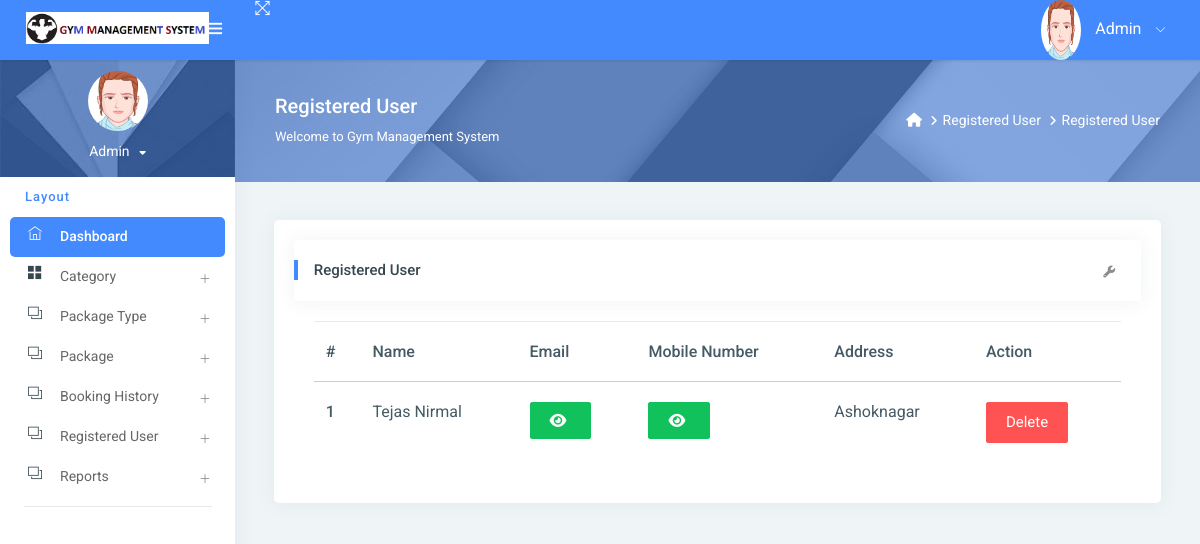
/reg_user/ (signed in), run on the app's committed database.
### gym/models.py (models this page shows, shortened)
class Signup(models.Model):
    user = models.ForeignKey(User, on_delete=models.CASCADE, null=True)
    mobile = models.CharField(max_length=15, null=True)
    state = models.CharField(max_length=150, null=True)
    city = models.CharField(max_length=150, null=True)
    address = models.CharField(max_length=200, null=True)
    creationdate = models.DateTimeField(auto_now_add=True)

### gym/views.py (the view)
# urls.py: path('reg_user/', reg_user, name="reg_user"),
@login_required(login_url='/admin_login/')
def reg_user(request):
    data = Signup.objects.all()
    d = {'data': data}
    return render(request, "admin/reg_user.html", locals())

### gym/templates/admin/reg_user.html (shortened to what this page needs)
{% extends 'admin_base.html' %}
{% load static %}
{% block main %}
<link rel="stylesheet" href="https://cdnjs.cloudflare.com/ajax/libs/font-awesome/6.2.0/css/all.min.css" />
<div class="page-header">
    <div class="page-block">
        <div class="row align-items-center">
            <div class="col-md-8">
                <div class="page-header-title">
                    <h5 class="m-b-10">Registered User</h5>
                    <p class="m-b-0">Welcome to Gym Management System</p>
                </div>
            </div>
            <div class="col-md-4">
                <ul class="breadcrumb-title">
                    <li class="breadcrumb-item">
                        <a href="{% url 'admin_home' %}"> <i class="fa fa-home"></i> </a>
                    </li>
                    <li class="breadcrumb-item"><a href="">Registered User</a>
                    </li>
                    <li class="breadcrumb-item"><a href="">Registered User</a>
                    </li>
                </ul>
            </div>
        </div>
    </div>
</div>
<div class="pcoded-inner-content">
    <div class="main-body">
        <div class="page-wrapper">
            <div class="page-body">
                <div class="row">
                    <div class="col-md-12">
                        <div class="card">
                            <div class="card-block">
                                <div class="card-header">
                                    <h5> Registered User</h5>
                                    <div class="card-header-right">
                                        <ul class="list-unstyled card-option">
                                            <li><i class="fa fa fa-wrench open-card-option"></i></li>
                                        </ul>
                                    </div>
                                </div>
                                <div class="card-block table-border-style">
                                    <div class="table-responsive">
                                        <table class="table">
                                            <thead>
                                            <tr>
                                                <th>#</th>
                                                <th>Name</th>
                                                <th>Email</th>
                                                <th>Mobile Number</th>
                                                <th>Address</th>
                                                <th>Action</th>
                                            </tr>
                                            </thead>
                                            <tbody>
                                            {% for i in data %}
                                            <tr>
                                                <th scope="row">{{forloop.counter}}</th>
                                                <td>{{i.user.first_name}} {{i.user.last_name}}</td>
                                                 <td><span id="email-{{forloop.counter}}" class="password">{{i.user.username}}</span>
                                                     <button type="button" class="btn btn-success" id="email-btn-{{forloop.counter}}" onclick="togglePassword('email-{{forloop.counter}}', this.id)"><i class="fa fa-eye"></i></button>
                                                 </td>
                                                 <td>
                                                    <button type="button" class="btn btn-success" id="mobile-btn-{{forloop.counter}}" onclick="togglePassword('mobile-{{forloop.counter}}', this.id)"><i class="fa fa-eye"></i></button>
                                                  </td>
                                                <td>{{i.address}}</td>
                                                <td>
                                                    <a href="{% url 'delete_user' i.id %}"
                                                       onclick="return confirm('Are you sure to Delete')"
                                                       class="btn btn-danger">Delete</a>
                                                </td>
                                            </tr>
                                            {% endfor %}
                                            </tbody>
                                        </table>
                                    </div>
                                </div>
                            </div>
                        </div>
                    </div>
                </div>
            </div>
        </div>
    </div>
</div>
{% endblock %}

### gym/templates/admin/reg_user.html (style rules this page uses)
.table-responsive { font-size:11px; }
td { padding:0px; }

### data on the page
Signup: user.first_name "Tejas", user.last_name "Nirmal", address "Ashoknagar"
